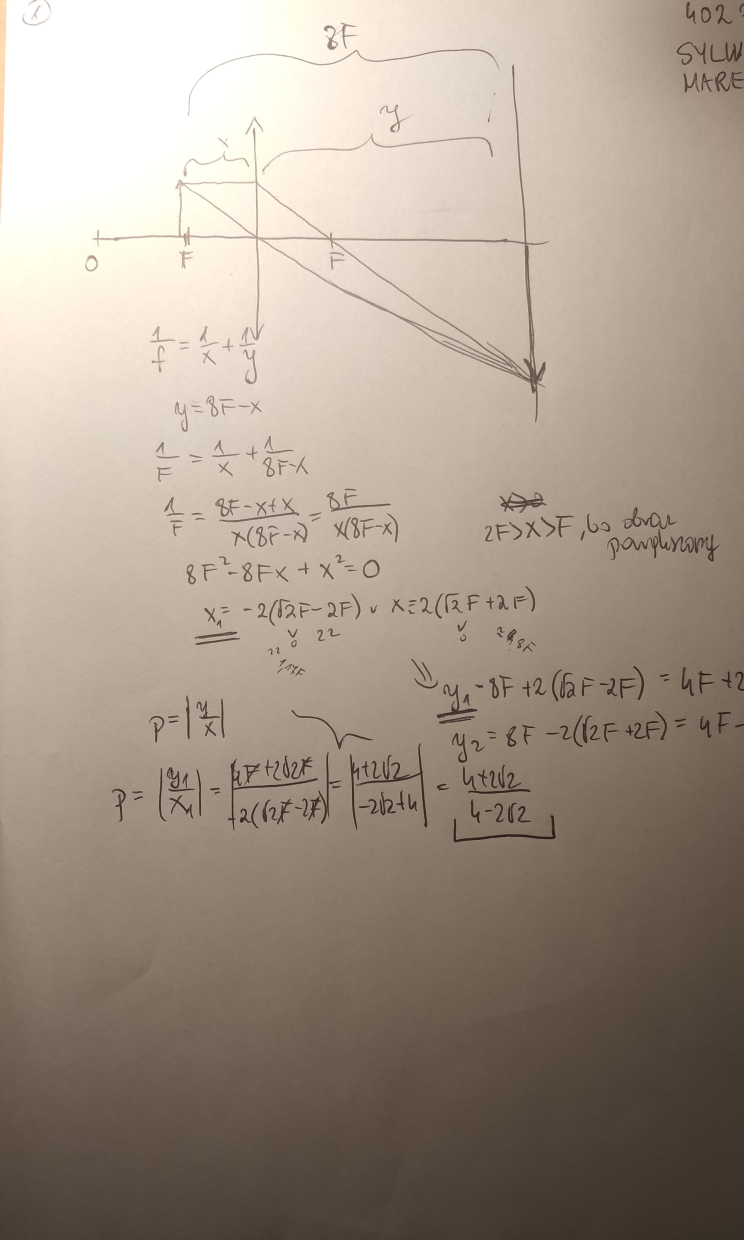
#> input picture images/image1.jpg, 2232 x 3718 px, found by its file name (shown at 1/3 size)
$ python main.py
#> lines starting #> are read from the running program, lines starting #| are printed output that depends on the picture; after the words box and inside, x2 and y2 are one past the last pixel; in counts of white or black regions, pixels touching at a corner belong together
### app/comparer.py
from matplotlib import pyplot as plt


def plot_comparison(original, thresh, title, otsu=False):
    fig, axes = plt.subplots(1, 2)
    axes[0].imshow(original, 'gray')
    axes[0].set_title("Original")
    axes[0].axes.get_xaxis().set_visible(False)
    axes[0].axes.get_yaxis().set_visible(False)

    if otsu:
        axes[1].imshow(original > thresh, 'gray')
    else:
        axes[1].imshow(thresh, 'gray')

    axes[1].set_title(title)
    axes[1].axes.get_xaxis().set_visible(False)
    axes[1].axes.get_yaxis().set_visible(False)
    plt.show()

### app/otsu_binarization.py
import cv2 as cv
import numpy as np
from app.comparer import plot_comparison


# with image filtering
def binarization(image_name, plot=False):
    # remove the noise
    img = cv.GaussianBlur(cv.imread(image_name, 0), (5, 5), 0)

    # compute histogram
    values = img.flatten()
    hist, bins = np.histogram(values, range(257))

    # normalize to get probabilities of each intensity level
    norm_hist = hist/np.sum(hist)

    # p1, p2 - probabilities of the two classes separated by a threshold t
    # m1, m2 - means of these two classes
    # v - inter-class variance
    thresh = -1
    max_v = -1
    for t in range(256):
        p1 = np.sum(norm_hist[:t])
        p2 = np.sum(norm_hist[t:])
        m1 = np.sum([i for i in range(t)] * hist[:t])/p1 if p1 != 0 else np.nan
        m2 = np.sum([i for i in range(t, 256)] * hist[t:])/p2 if p2 != 0 else np.nan

        v = p1 * p2 * (m1 - m2) ** 2
        if v > max_v:
            thresh = t
            max_v = v

    if plot:
        plot_comparison(img, thresh, "Own Otsu's thresholding", otsu=True)

    res = np.where(img > thresh, 255, 0)

    return thresh, res

### app/main.py
import cv2 as cv
from app import otsu_binarization
from app.comparer import plot_comparison


def global_thresholding(image_name, plot=False):
    img = cv.imread(image_name, 0)
    image, thresh = cv.threshold(img, 127, 255, cv.THRESH_BINARY)
    if plot:
        plot_comparison(img, thresh, "Global thresholding")
    return thresh


# [10 lines left out: function adaptive_mean_thresholding, not called in this run]


def adaptive_gaussian_thresholding(image_name, block_size, plot=False):
    #  The threshold value is a gaussian-weighted sum of the neighbourhood values minus the constant C

    img = cv.imread(image_name, 0)
    # blockSize determines the size of the neighbourhood area

    thresh = cv.adaptiveThreshold(img, 255, cv.ADAPTIVE_THRESH_GAUSSIAN_C, cv.THRESH_BINARY, blockSize=block_size, C=5)
    if plot:
        plot_comparison(img, thresh, "Adaptive gaussian thresholding")
    return thresh


# [19 lines left out: functions otsu_thresholding, otsu_thresholding_filtered, not called in this run]


def quick_comparison():
    # example of image with uneven lighting image
    adaptive_gaussian_thresholding('images/image1.jpg', 7, plot=True)
#> in adaptive_gaussian_thresholding, `thresh = cv.adaptiveThreshold(img, 255, cv.ADAPTIVE_THRESH_GAUSSIAN_C,..`:
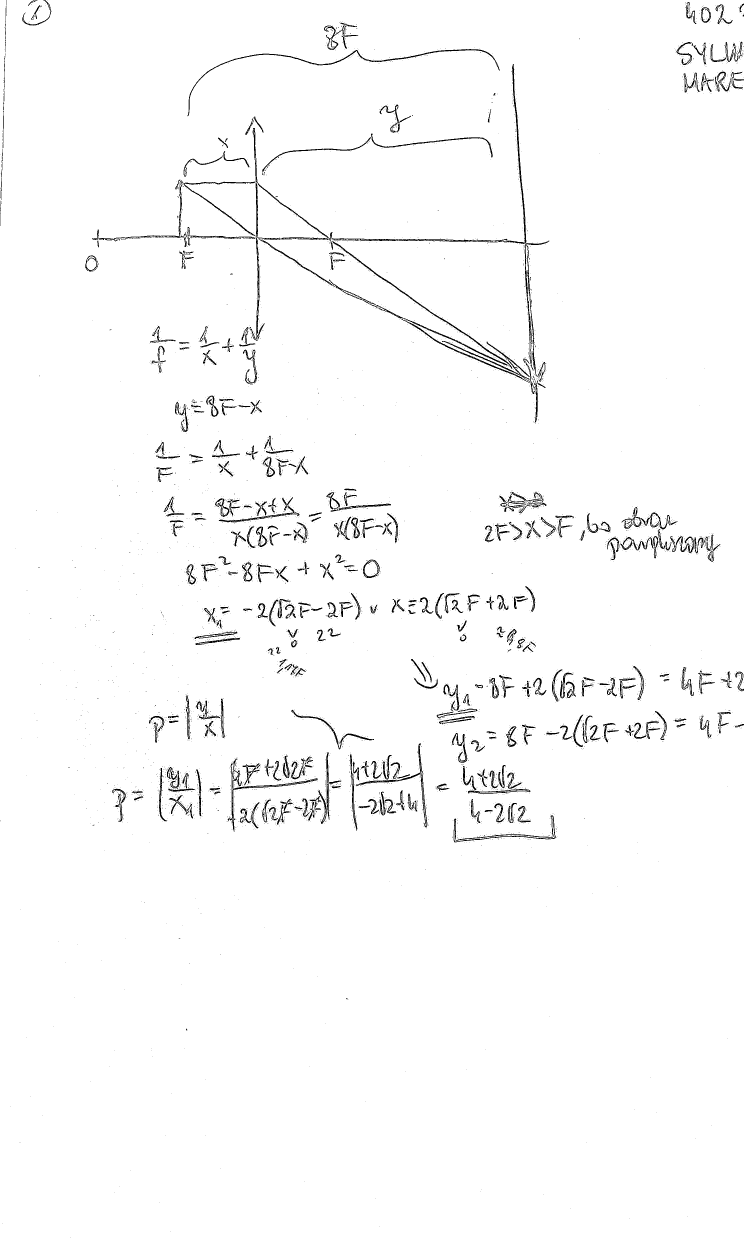
#> thresh: shape (3718, 2232) (shown at 1/3 size); 98% white; 5147 black regions (4763 under 20 px), largest, box (x1, y1, x2, y2) and area: (987, 722, 1590, 1149) 8441, (546, 384, 1006, 1022) 7627, (1510, 192, 1610, 1129) 5255
#> in plot_comparison, `plt.show()`:
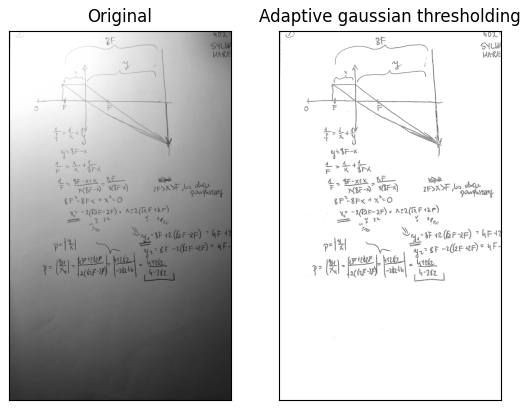
#> figure drawn by matplotlib, 2 panels
    adaptive_gaussian_thresholding('images/image1.jpg', 77, plot=True)
    adaptive_gaussian_thresholding('images/image1.jpg', 777, plot=True)
#> call 3 of adaptive_gaussian_thresholding, with image_name = 'images/image1.jpg', block_size = 777, plot = True
#> in adaptive_gaussian_thresholding (call 3), `thresh = cv.adaptiveThreshold(img, 255, cv.ADAPTIVE_THRESH_GAUSSIAN_C,..`:
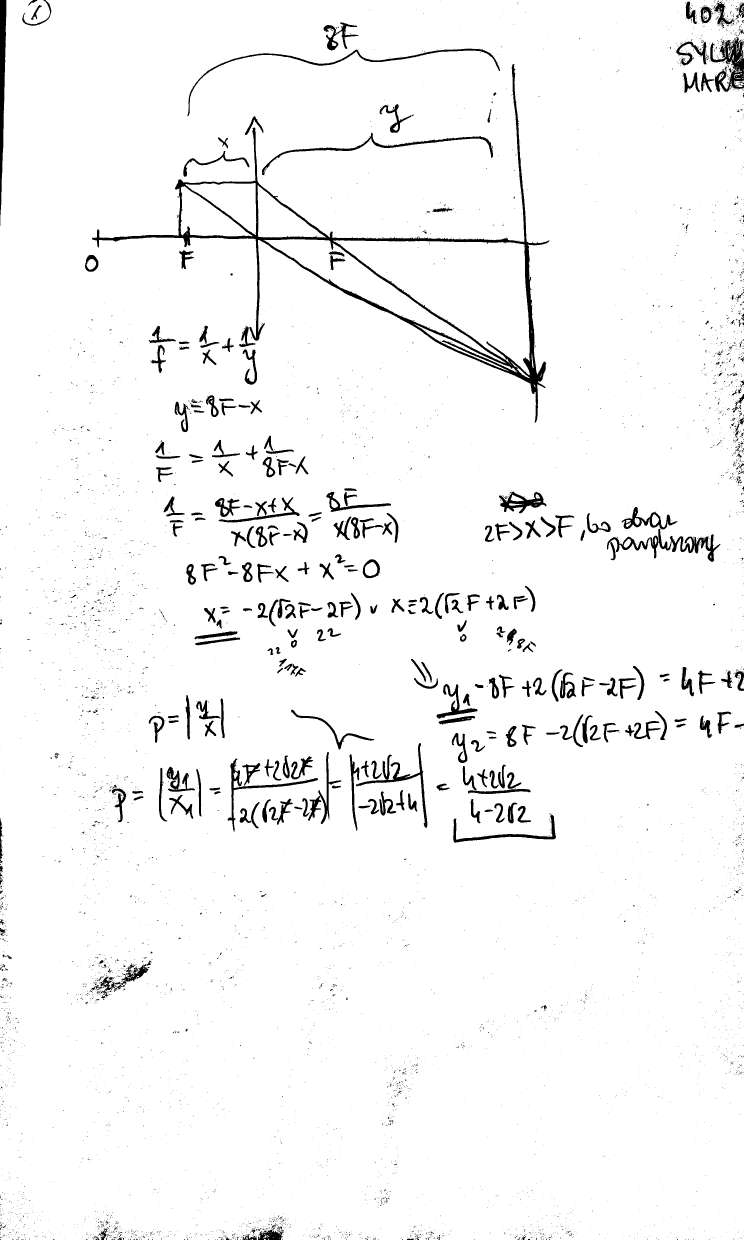
#> thresh: shape (3718, 2232) (shown at 1/3 size); 96.5% white; 6780 black regions (6347 under 20 px), largest, box (x1, y1, x2, y2) and area: (276, 192, 1648, 1268) 50614, (0, 0, 19, 678) 7557, (2131, 110, 2232, 276) 6993

    # as blockSize grows, adaptive threshold is more like simple threshold

    # OWN OTSU'S BINARIZATION
    otsu_binarization.binarization('images/image1.jpg', plot=True)
#> in binarization, `hist, bins = np.histogram(values, range(257))`: hist = 256 values, max 377392 at index 255, min 0 at index 0, mean 32416.3; bins = 257 values from 0 to 256
#> in binarization, `norm_hist = hist/np.sum(hist)`: norm_hist = 256 values, max 0.0455 at index 255, min 0 at index 0, mean 0.00391
#> the loop in binarization, `for t in range(256):` made 256 passes
#> (p1, p2, m1, m2, max_v) on passes 31 to 38: (4.82e-07, 1, 240658704, 1.28e+09, 5.2e+11), (2.53e-06, 1, 247376598.9, 1.28e+09, 2.7e+12), (6.75e-06, 1, 253551134.6, 1.28e+09, 7.1e+12), (1.36e-05, 1, 259605895.2, 1.28e+09, 1.42e+13), (2.95e-05, 1, 267281890.7, 1.28e+09, 3.02e+13), (5.65e-05, 1, 274383833.8, 1.28e+09, 5.71e+13), (9.06e-05, 1, 280430070.9, 1.28e+09, 9.04e+13), (0.000139, 1, 286811443, 1.28e+09, 1.37e+14)
#> after the loop in binarization, `for t in range(256):`: max_v = 1.7e+17; thresh = 155
#> call 4 of plot_comparison, with thresh = 155, title = "Own Otsu's thresholding", otsu = True
#> in plot_comparison (call 4), `plt.show()`:
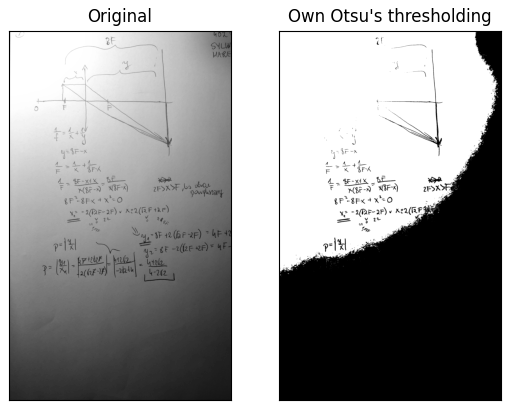
#> figure drawn by matplotlib, 2 panels
#> in binarization, `res = np.where(img > thresh, 255, 0)`:
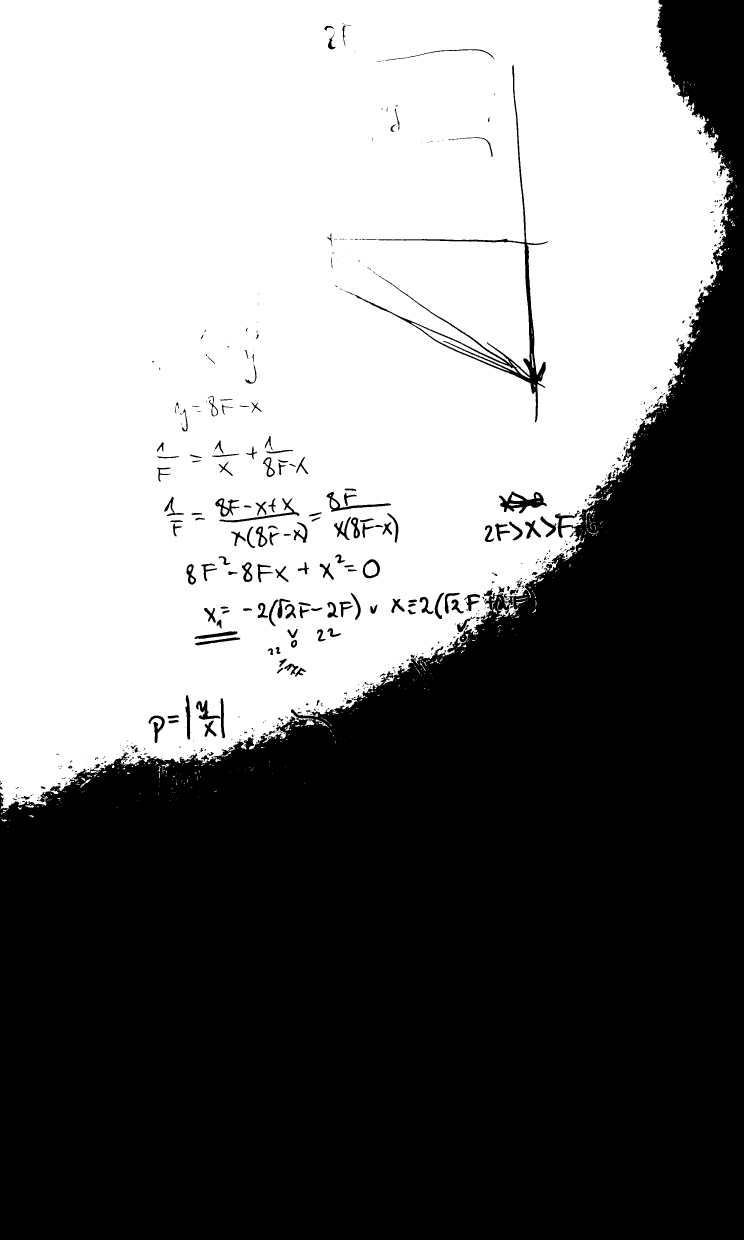
#> res: shape (3718, 2232) int64 (shown at 1/3 size); 48.9% white; 560 white regions (434 under 20 px), largest, box (x1, y1, x2, y2) and area: (0, 0, 2198, 2426) 4042628, (1233, 967, 1552, 1118) 4569, (1095, 1685, 1132, 1728) 1199

    # example of image with even lighting
    global_thresholding('images/image3.jpg', plot=True)
    otsu_thresholding_filtered('images/image3.jpg', plot=True)

    # example of bimodal image
    global_thresholding('images/image4.png', plot=True)
    otsu_thresholding('images/image4.png', plot=True)
    otsu_binarization.binarization('images/image4.png', plot=True)


# [6 lines left out: function test_methods, not called in this run]


if __name__ == '__main__':

    # test_methods('images/image1.jpg', 7)
#> (the run stopped early here; a loop or call above may not have finished)

$ run again, with images/image2.jpg copied over images/image1.jpg
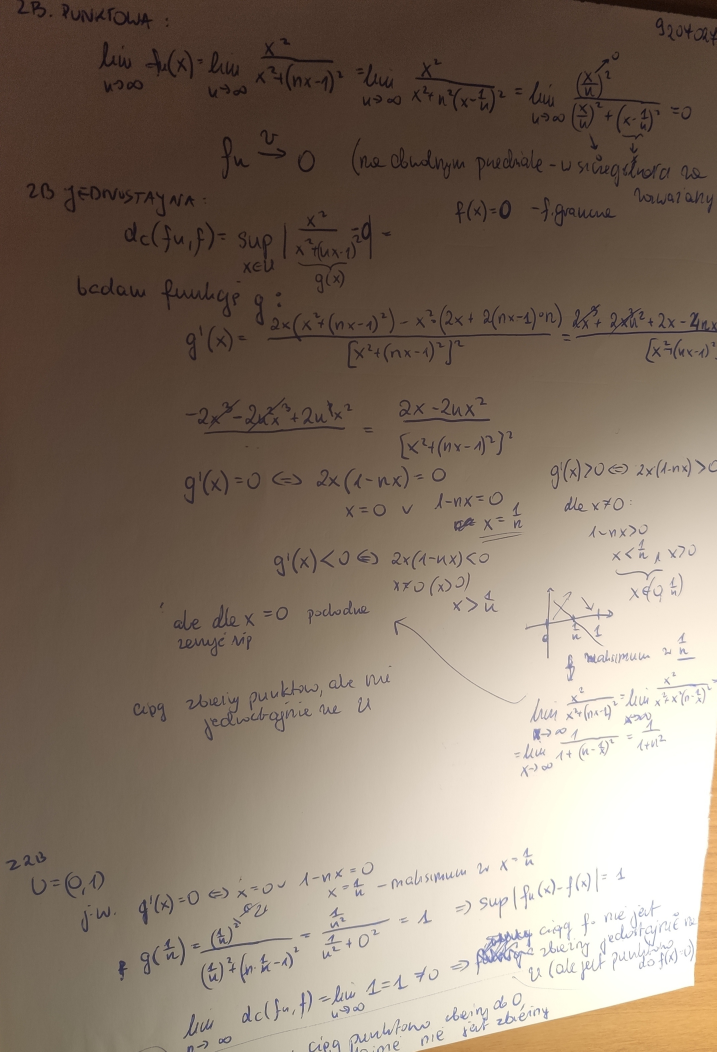
#> input picture images/image2.jpg, 2150 x 3155 px, found by its file name (shown at 1/3 size)
#> in adaptive_gaussian_thresholding (call 3), `thresh = cv.adaptiveThreshold(img, 255, cv.ADAPTIVE_THRESH_GAUSSIAN_C,..`:
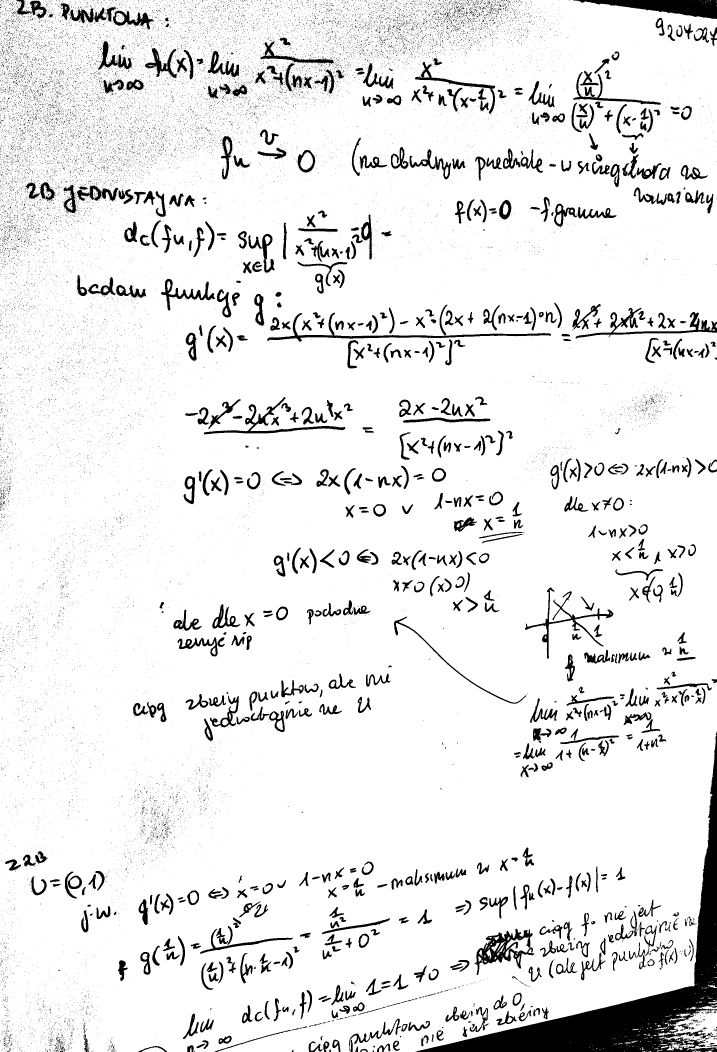
#> thresh: shape (3155, 2150) (shown at 1/3 size); 91.6% white; 28668 black regions (27821 under 20 px), largest, box (x1, y1, x2, y2) and area: (1247, 2195, 2150, 3155) 108573, (1720, 0, 2150, 57) 12344, (1423, 2786, 1603, 2925) 8156
#> hist = 256 values, max 173192 at index 255, min 0 at index 0, mean 26497.1; bins = 257 values from 0 to 256
#> norm_hist = 256 values, max 0.0255 at index 255, min 0 at index 0, mean 0.00391
#> the loop in binarization, `for t in range(256):` made 256 passes
#> (p1, p2, m1, m2, max_v) on passes 15 to 22: (5.9e-07, 1, 88182250, 826167870.2, 3.21e+11), (3.69e-06, 1, 93880180, 826170133.9, 1.98e+12), (2.18e-05, 1, 100419599.7, 826183270, 1.15e+13), (9.89e-05, 1, 106742677.7, 826238607.6, 5.12e+13), (0.0003, 1, 112491393.3, 826381815.2, 1.53e+14), (0.00075, 0.999, 118251502.5, 826698724.7, 3.76e+14), (0.00151, 0.998, 123593136.9, 827228087, 7.45e+14), (0.00249, 0.998, 128362462, 827910620.4, 1.22e+15)
#> after the loop in binarization, `for t in range(256):`: max_v = 1.57e+17; thresh = 146
#> in binarization, `res = np.where(img > thresh, 255, 0)`:
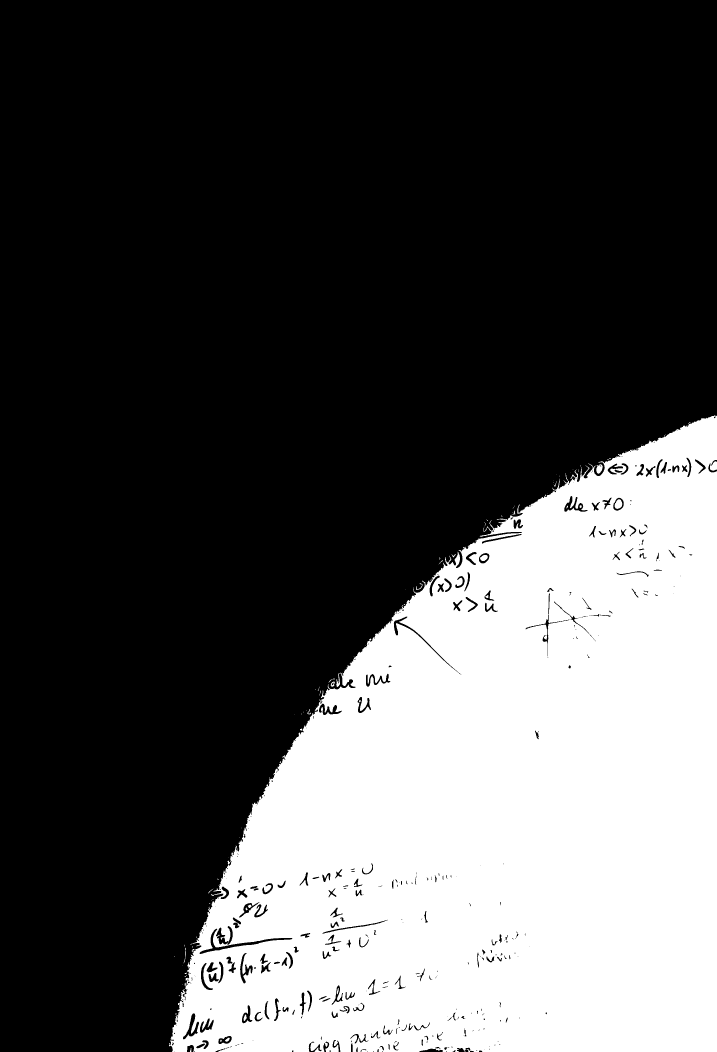
#> res: shape (3155, 2150) int64 (shown at 1/3 size); 31% white; 95 white regions (67 under 20 px), largest, box (x1, y1, x2, y2) and area: (507, 1246, 2150, 3155) 2100323, (1844, 1498, 1867, 1527) 486, (1789, 1393, 1808, 1421) 377
